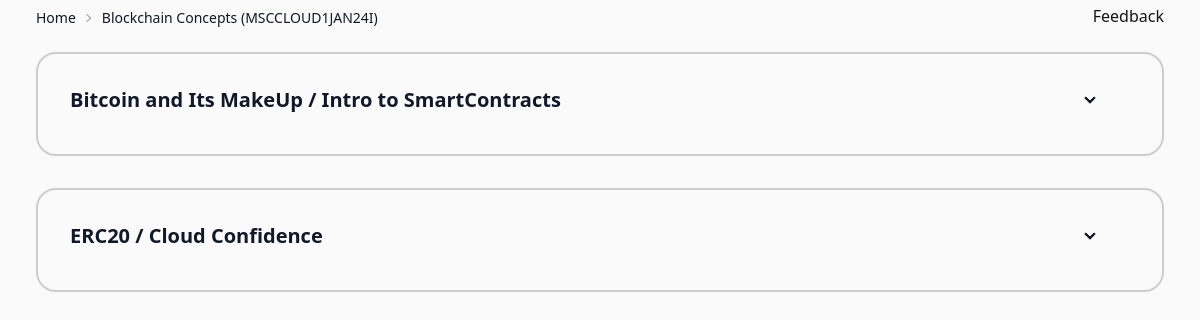
Before: /module/2/ with the older database file.
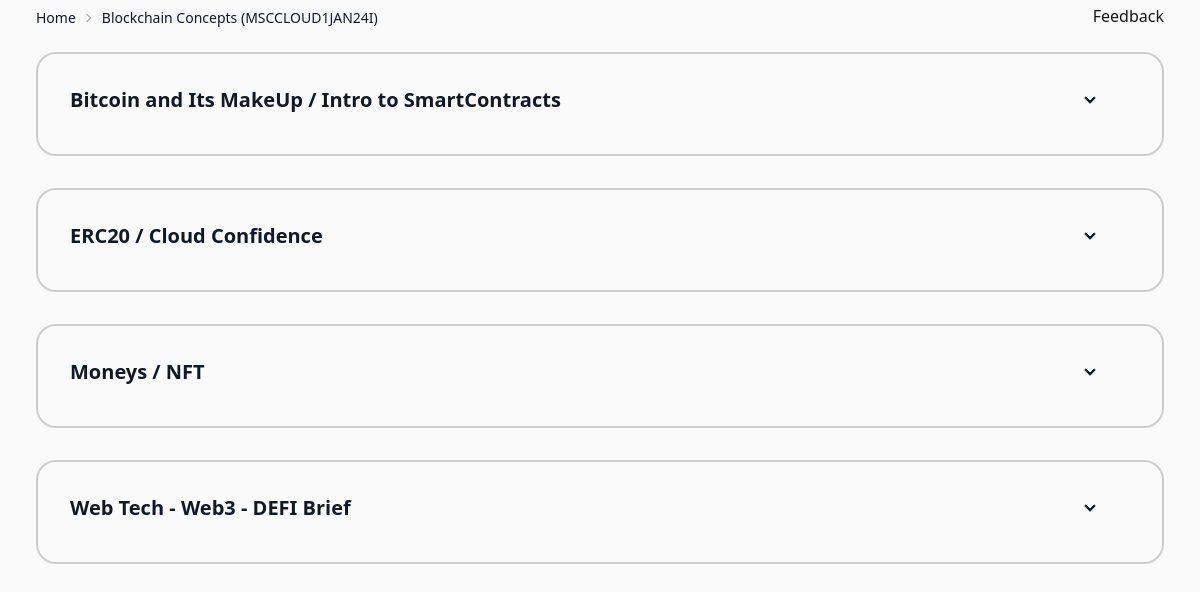
After: the same page with the newer database file.
### modules/models.py (models this page shows, shortened)
class Topic(models.Model):
    module = models.ForeignKey(Module, on_delete=models.CASCADE,null=True)
    name = models.CharField(max_length=100)
    description = models.TextField()

### modules/views.py (the view)
# urls.py: path('module/<int:module_id>/', views.show, name='module'),
def show(request, module_id):
    try:
        module = Module.objects.get(pk=module_id)
    except Module.DoesNotExist:
        raise Http404("Module does not exist")
    topics =module.topic_set.all()
    context = {
        'module':module,
        'topics':topics,
    }
    return render(request, 'modules/module.html', context)

### modules/templates/modules/module.html (shortened to what this page needs)
{% extends "modules/base.html" %}
{% block content %}
<div class="flex flex-1 flex-col h-screen px-9" >
<div class="flex justify-between">
<div class="text-sm breadcrumbs">
  <ul>
    <li><a href="/" class="text-gray-900">Home</a></li>
    <li><a class="text-gray-900">{{module.name}}</a></li>
  </ul>
</div>
<div class="flex pt-1">
    <a class="link link-hover" href="/feedback">Feedback</a>
</div>
</div>
    {% for topic in topics %}
    <div class="collapse collapse-arrow collapse-title my-4 border-base-300 border-2">
            <div class="collapse-title text-gray-900 font-bold text-xl mb-2">
                {{topic.name}}
          </div>
    </div>
    {% endfor %}
</div>
{% endblock content %}

Changed rows visible on the page:
added Topic: name "Moneys / NFT"
added Topic: name "Web Tech - Web3 - DEFI Brief"
